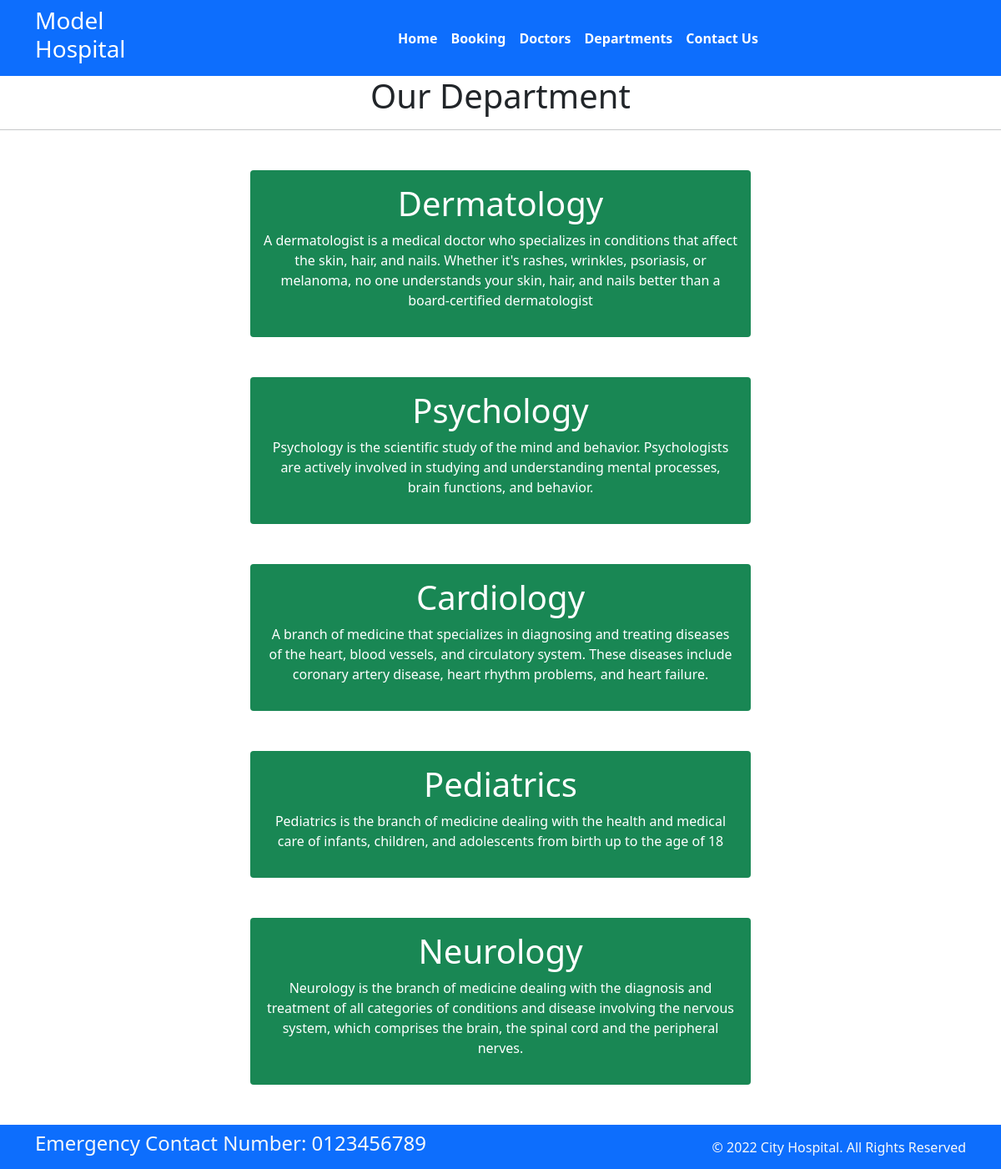
Screenshot of /department with the database file from the repository.
### home/models.py (models this page shows, shortened)
class departments(models.Model):
    dep_name = models.CharField(max_length=100)
    dep_decription = models.TextField()

### home/views.py (the view)
# urls.py: path('department', views.department,name='department'),
def department(request):
    dict_dept={
        'dept': departments.objects.all()
    }
    return render(request,'department.html',dict_dept)

### templates/department.html (shortened to what this page needs)
{% extends 'base.html' %}
{% block content %}
<h1 class="text-center">Our Department</h1>
<hr>
{% for d in  dept %}
<div class="mx-auto w-50 bg-success text-center text-white p-3 my-5 border-warning rounded">
    <h1>{{d.dep_name}}</h1>
    <p>{{d.dep_decription}}</p>
</div>
 {% endfor %}
{% endblock%}

### rows the page displays
departments: dep_name "Dermatology", dep_decription "A dermatologist is a medical doctor who specializes in conditions that affect the skin, hair, and nails. Whether it's rashes, wrinkles, psoriasis, or melanoma, no one understands your skin, hair, and nails better than a board-certified dermatologist"
departments: dep_name "Psychology", dep_decription "Psychology is the scientific study of the mind and behavior. Psychologists are actively involved in studying and understanding mental processes, brain functions, and behavior."
departments: dep_name "Cardiology", dep_decription "A branch of medicine that specializes in diagnosing and treating diseases of the heart, blood vessels, and circulatory system. These diseases include coronary artery disease, heart rhythm problems, and heart failure."
departments: dep_name "Pediatrics", dep_decription "Pediatrics is the branch of medicine dealing with the health and medical care of infants, children, and adolescents from birth up to the age of 18"
departments: dep_name "Neurology", dep_decription "Neurology is the branch of medicine dealing with the diagnosis and treatment of all categories of conditions and disease involving the nervous system, which comprises the brain, the spinal cord and the peripheral nerves."
